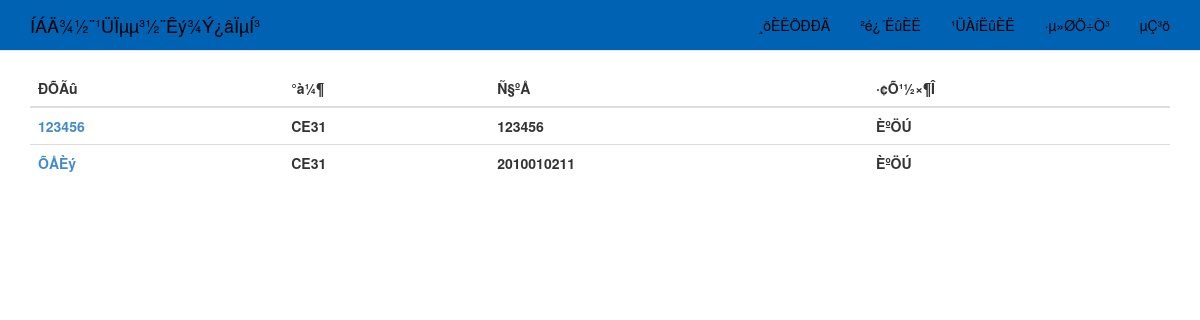
/name_list.php?class=CE31, run on the app's committed database.
### tables this page shows
CREATE TABLE IF NOT EXISTS `useraccount` (
  `id` int(10) unsigned NOT NULL AUTO_INCREMENT,
  `account` varchar(20) NOT NULL,
  `name` varchar(20) DEFAULT NULL,
  `studentid` varchar(20) DEFAULT NULL,
  `class` varchar(20) DEFAULT NULL,
  `dangzhibu` varchar(20) NOT NULL,
  `mail` varchar(40) DEFAULT NULL,
  `cell` varchar(20) DEFAULT NULL,
  `tmstype` int(11) DEFAULT NULL,
  `time` varchar(20) DEFAULT NULL,
  `stage` int(2) DEFAULT '0',
  `adminroot` int(11) NOT NULL,
  `password` varchar(20) NOT NULL,
  PRIMARY KEY (`id`)
);

### config/db.php (called while the page is built, shortened)
<?php
class DB_MySQL
{
var $Host = "localhost";
var $User = "root";
var $Password = "";
var $Link_ID = 0;
	function connect($Database = "",$Host = "",$User = "",$Password = "")
	{
		if ("" == $Host)
		{
		  $Host     = $this->Host;
		}
		if ("" == $User)
		{
		  $User     = $this->User;
		}
		if ("" == $Password)
		{
		  $Password = $this->Password;
		}
		if ( 0 == $this->Link_ID )
		{
			$this->Link_ID=@mysql_pconnect($Host, $User, $Password);
		}
		return $this->Link_ID;
	}
	function query($Query_String)
	{
		$this->Query_ID = @mysql_query($Query_String,$this->Link_ID);
		return $this->Query_ID;
	}
}
$DB = new DB_MySQL;
?>

### function/other.php (called while the page is built, shortened)
<?php
function GetStage($stage)
{
	if ($stage==0) {return "ÈºÖÚ";}
}
?>

### name_list.php (the view, shortened to what this page needs)
<?php
	$class=$_GET["class"];
	function GetStudentName($class)
	{
		include ('config/db.php');
		$sql= "select account,name,studentid,class,stage from useraccount where class='".$class."' order by studentid";
		$ans=$DB->query($sql);
		while($row=mysql_fetch_array($ans))
		{
			echo("<tr><th><a href=\"view_others.php?otheraccount=".$row[0]."\">".$row[1]."</a></th><th>".$row[3]."</th><th>".$row[2]."</th><th>".Getstage($row[4])."</th></tr>");
		}
	}
?>
<!DOCTYPE html PUBLIC "-//W3C//DTD XHTML 1.0 Transitional//EN" "http://www.w3.org/TR/xhtml1/DTD/xhtml1-transitional.dtd">
<html xmlns="http://www.w3.org/1999/xhtml">
<head>
	<link rel="stylesheet" href="bootstrap/css/bootstrap.css">
</head>
<body style="padding-top: 70px;">
<?php
include('guide.php');
?>
	<div class="container">
		<table class="table table-hover">
			<thead><tr><th>ÐÕÃû</th><th>°à¼¶</th><th>Ñ§ºÅ</th><th>·¢Õ¹½×¶Î</th></tr></thead>
<?php
GetStudentName($class);
?>
		</table>
	</div>

### guide.php
<div class="navbar navbar-default navbar-fixed-top" role="navigation">
	<div class="container">
	<a class="navbar-brand" href="#">ÍÁÄ¾½¨¹ÜÏµµ³½¨Êý¾Ý¿âÏµÍ³</a>
	<ul class="nav navbar-nav navbar-right">
		<li><a href="personal.php">¸öÈËÖÐÐÄ</a></li>
		<li><a href="class_view.php">²é¿´ËûÈË</a></li>
		<li><a href="class_view_foredit.php">¹ÜÀíËûÈË</a></li>
		<li><a href="home.php">·µ»ØÖ÷Ò³</a></li>
		<li><a href="logout.php">µÇ³ö</a></li>
	</ul>
	</div>
</div>

### data on the page
useraccount: name "123456", class "CE31", studentid "123456", stage "ÈºÖÚ"
useraccount: name "ÕÅÈý", class "CE31", studentid "2010010211", stage "ÈºÖÚ"
